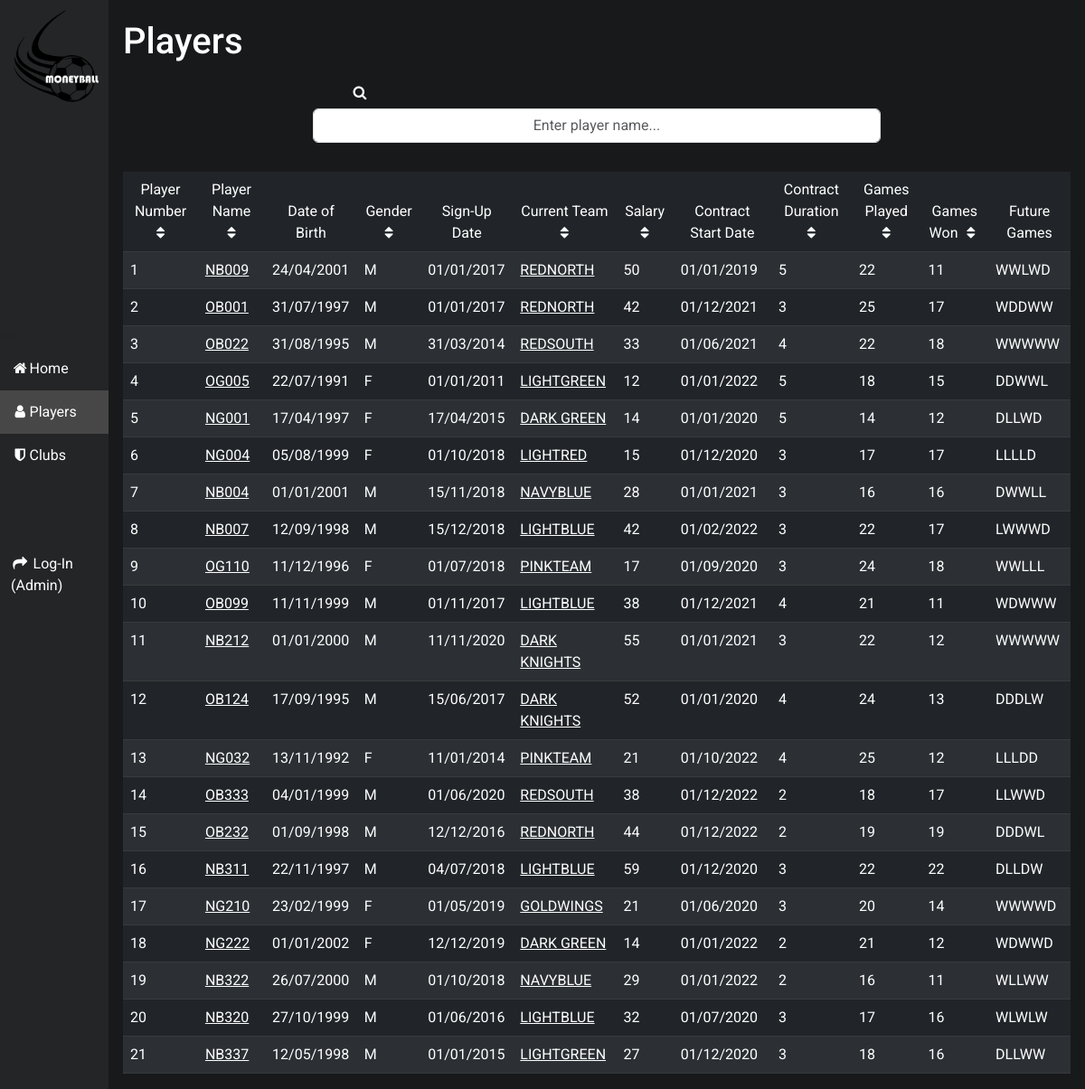
Before: /players with the older database file.
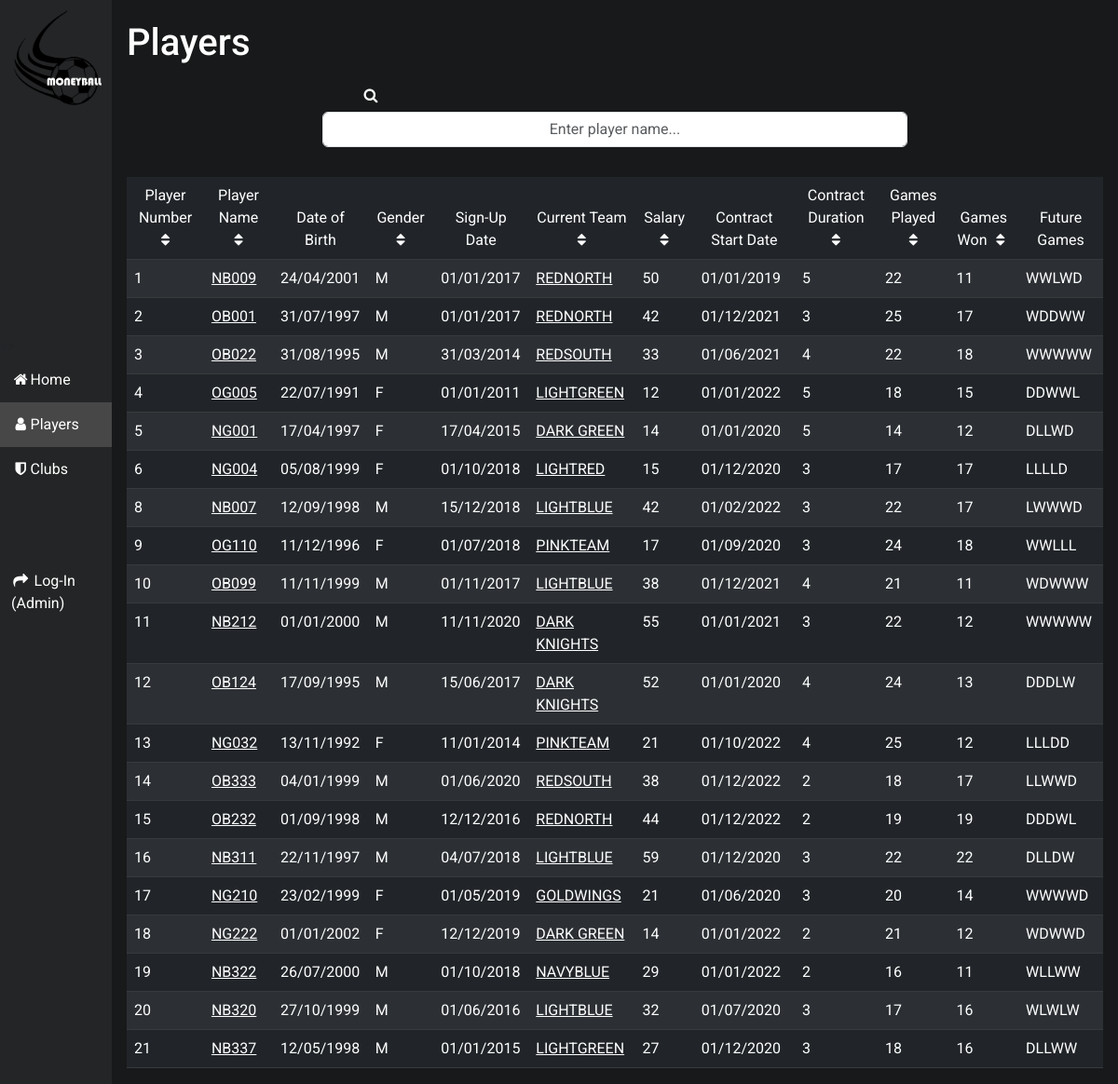
After: the same page with the newer database file.
### tables this page shows
CREATE TABLE Players
(player_ID INTEGER PRIMARY KEY, player_name varchar(120) UNIQUE NOT NULL, date_of_birth DATE NOT NULL, gender char(1) NOT NULL, 
date_signed_up DATE NOT NULL, current_team varchar(120) NOT NULL, salary INT NOT NULL, start_of_contract DATE NOT NULL, 
contract_duration INT NOT NULL, games_played_this_year INT NOT NULL, games_won INT NOT NULL,
future_games char(5) NOT NULL);

### main.py (the view)
@app.route("/players") #Route for the players page
def players():
   print("Players")
   checkFirstVisit()
   with sqlite3.connect('MoneyballDB.db') as conn:
      cur = conn.cursor()
      cur.execute("SELECT * FROM Players")
      playerData = cur.fetchall()
   conn.close()
   return render_template("players.html", playerHeadings = playerHeadings, playerData=playerData)

### main.py (called while the page is built)
def checkFirstVisit():
   if session.get("FirstVisit") == None:
      session["FirstVisit"] = True
   else:
      session["FirstVisit"] = False

### templates/players.html (shortened to what this page needs)
{% extends "base.html" %}
{% block players %} class="active" {% endblock %}
{% block content %}
<div class="content">
    <h1 class="page-title">Players</h1>
    <i class="fa fa-fw fa-search" id="search-icon"></i><input type="text" class="form-control text-center" id="searchInput" onkeyup="searchFunction()" placeholder="Enter player name...">
    <table id="playerstable" class="sortable table table-hover table-striped table-dark" style="color:#ffff">
      <thead>
        <tr>
          <th class="num">
              <button class="button">
                Player Number
                <i class="fa fa-fw fa-sort"></i>
              </button>
          </th>
          <th>
            <button class="button">
              Player Name
              <i class="fa fa-fw fa-sort"></i>
            </button>
            <th>
              <button class="button">
                Date of Birth
              </button>
              <th>
                <button class="button">
                  Gender
                  <i class="fa fa-fw fa-sort"></i>
                </button>
                <th>
                  <button class="button">
                    Sign-Up Date
                  </button>
                  <th>
                    <button class="button">
                      Current Team
                      <i class="fa fa-fw fa-sort"></i>
                    </button>
                    <th class="num">
                      <button class="button">
                        Salary
                        <i class="fa fa-fw fa-sort"></i>
                      </button>
                      <th class="num">
                        <button class="button">
                          Contract Start Date
                        </button>
                        <th class="num">
                          <button class="button">
                            Contract Duration
                            <i class="fa fa-fw fa-sort"></i>
                          </button>
                          <th class="num">
                            <button class="button">
                              Games Played
                              <i class="fa fa-fw fa-sort"></i>
                            </button>
                            <th class="num">
                              <button class="button">
                                Games Won
                                <i class="fa fa-fw fa-sort"></i>
                              </button>
                              <th class="num">
                                <button class="button">
                                  Future Games
                                </button>
    </th>
        </tr>
      </thead>
      <tbody>
        {% for p in playerData %}
        <tr>
          {% for j in p %}
              {% if loop.index == 2 %}
                <td scope="row"><a href="{{ url_for('playerDetails', playerName=j) }}">{{j}}</a></td>
              {%elif loop.index == 6 %}
                <td scope="row"><a href="{{ url_for('clubDetails', clubName=j) }}">{{j}}</a></td>
              {% else %}
                <td scope="row">{{j}}</td>
              {% endif %}
          {% endfor %}
        </tr>
        {% endfor%}
      </tbody>
    </table>
</div>
{% endblock %}

### templates/base.html (shortened to what this page needs)
<!DOCTYPE html>
<html lang="en">
<head>
    <link rel="stylesheet" type="text/css" href="{{ url_for('static', filename='styles.css')}}">
    <link href="https://cdn.jsdelivr.net/npm/bootstrap@5.3.0-alpha1/dist/css/bootstrap.min.css" rel="stylesheet">
    <link rel="stylesheet" href="https://cdnjs.cloudflare.com/ajax/libs/font-awesome/4.7.0/css/font-awesome.min.css">
</head>
<body>
  <nav class="sidebar">
    <img id="logo" src="{{ url_for('static', filename='images/logo.png') }}" alt="Company Logo" width="100%" div class="logo" onclick=window.location.href="{{ url_for('home') }}"></div>>>
    {% if session.get("currentUserEmail") == None %}
      <a {% block home %}{% endblock %} href="{{ url_for('home') }}"><i class="fa fa-fw fa-home"></i>Home</a>
      <a {% block players %}{% endblock %} href="{{ url_for('players') }}"><i class="fa fa-fw fa-user"></i>Players</a>
      <a {% block clubs %}{% endblock %} href="{{ url_for('clubs') }}"><i class="fa fa-fw fa-shield"></i>Clubs</a>
    {% endif %}
    <br><br><br>
    <a {% block login %}{% endblock %} href="{{ url_for('login') }}"><i class="fa fa-fw fa-share"></i>
      {% if session.get("currentUserEmail") == None %}
                    Log-In (Admin)
      {% else %}
                    Log-Out
      {% endif %}
    </a>
  </nav>
  {% block content %}
  {% endblock %}
</body>
</html>

### static/styles.css (style rules this page uses)
* { font-family: 'Roboto', sans-serif; }
#logo { background-color: #242526; max-width: 150px; max-height: 150px; margin-left: auto; margin-right: auto; margin-bottom:30vh; }
.sidebar { margin: 0; padding: 0; width: 10%; background-color: #242526; position: fixed; height: 100%; overflow: auto; }
.sidebar a { background-color: #242526; display: block; color: #ffff; padding: 10%; text-decoration: none; }
.sidebar a.active { background-color: #474747; color: white; }
div.content { color: #ffff; margin-left: 10%; padding: 1px 16px; height: 100%; background-color: #18191A }
.page-title { margin-top: 2%; margin-bottom: 2%; }
.table a { color: #ffff; }
button { padding: 0; border: none; background: none; color: white; }
#searchInput { margin: 0 auto; display: block; margin-bottom: 3%; width: 60%; }
#search-icon { width: 50%; margin-bottom: 1%; }

Changed rows visible on the page:
removed Players: p "7" "M" "28" "3" "16" "16", player_name "NB004", date_of_birth "01/01/2001", date_signed_up "15/11/2018", current_team "NAVYBLUE", start_of_contract "01/01/2021", future_games "DWWLL"
